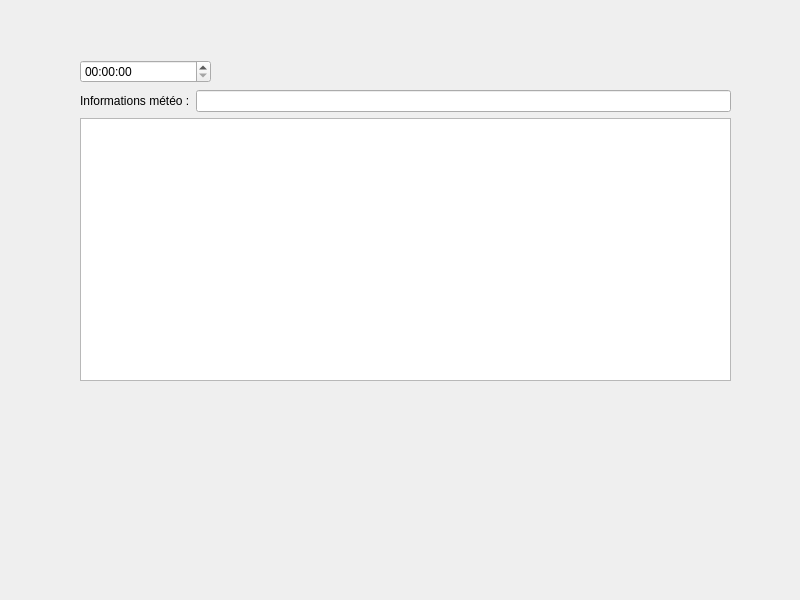
<?xml version="1.0" encoding="UTF-8"?>
<ui version="4.0">
 <class>Panneau</class>
 <widget class="QWidget" name="Panneau">
  <property name="geometry">
   <rect>
    <x>0</x>
    <y>0</y>
    <width>800</width>
    <height>600</height>
   </rect>
  </property>
  <property name="windowTitle">
   <string>Panneau</string>
  </property>
  <widget class="QTimeEdit" name="timeEditHeure">
   <property name="geometry">
    <rect>
     <x>80</x>
     <y>60</y>
     <width>131</width>
     <height>23</height>
    </rect>
   </property>
  </widget>
  <widget class="QWidget" name="">
   <property name="geometry">
    <rect>
     <x>80</x>
     <y>90</y>
     <width>651</width>
     <height>291</height>
    </rect>
   </property>
   <layout class="QVBoxLayout" name="verticalLayout">
    <item>
     <layout class="QHBoxLayout" name="horizontalLayout">
      <item>
       <widget class="QLabel" name="label">
        <property name="text">
         <string>Informations météo :</string>
        </property>
       </widget>
      </item>
      <item>
       <widget class="QLineEdit" name="lineEditMeteo"/>
      </item>
     </layout>
    </item>
    <item>
     <widget class="QTextEdit" name="textEditMessage">
      <property name="font">
       <font>
        <pointsize>15</pointsize>
       </font>
      </property>
     </widget>
    </item>
   </layout>
  </widget>
 </widget>
 <resources/>
 <connections/>
</ui>
